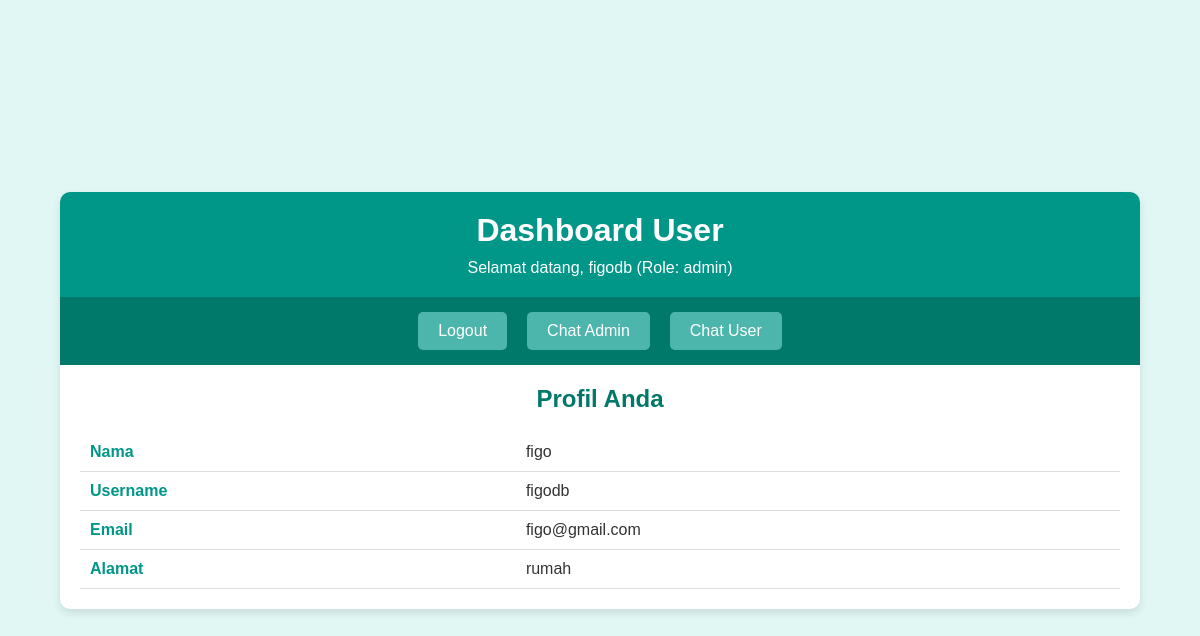
Screenshot of /userdas.php (signed in) with the database file from the repository.
### tables this page shows
CREATE TABLE `data_user` (
  `id` int(11) NOT NULL,
  `nama` varchar(255) NOT NULL,
  `username` varchar(255) NOT NULL,
  `email` varchar(255) NOT NULL,
  `password` varchar(255) NOT NULL,
  `alamat` text DEFAULT NULL,
  `role` enum('admin','user') NOT NULL DEFAULT 'user'
);

### userdas.php (the view, shortened to what this page needs)
<?php
require 'db.php';
$username = $_SESSION['username'];
$sql = "SELECT username, role, nama, alamat, email, id FROM data_user WHERE username = '$username'";
$result = $conn->query($sql);
if ($result->num_rows > 0) {
    $user = $result->fetch_assoc();
    $user_name = $user['username'];
    $user_role = $user['role'];
    $user_nama = $user['nama'];
    $user_alamat = $user['alamat'];
    $user_email = $user['email'];
} else {
    header("Location: login.php");
    exit;
}
$sql_admin = "SELECT id FROM data_user WHERE role = 'admin' LIMIT 1";
$result_admin = $conn->query($sql_admin);
if ($result_admin->num_rows > 0) {
    $admin = $result_admin->fetch_assoc();
    $admin_id = $admin['id'];
} else {
    $admin_id = null;
}
?>
<!DOCTYPE html>
<html lang="en">
<head>
</head>
<body>
<div class="container">
    <div class="header">
        <h1>Dashboard User</h1>
        <p>Selamat datang, <?= $user_name ?> (Role: <?= $user_role ?>)</p>
    </div>
    <div class="menu">
        <a href="exit.php">Logout</a>
        <?php if ($admin_id !== null): ?>
            <a href="chatad.php">Chat Admin</a>
        <?php else: ?>
            <span style="color: #ffffff;">Admin not available</span>
        <?php endif; ?>
        <a href="chatuser.php">Chat User</a>
    </div>
    <div class="profile">
        <h2>Profil Anda</h2>
        <table>
            <tr>
                <th>Nama</th>
                <td><?= $user_nama ?></td>
            </tr>
            <tr>
                <th>Username</th>
                <td><?= $user_name ?></td>
            </tr>
            <tr>
                <th>Email</th>
                <td><?= $user_email ?></td>
            </tr>
            <tr>
                <th>Alamat</th>
                <td><?= $user_alamat ?></td>
            </tr>
        </table>
    </div>
</div>
</body>
</html>

### userdas.php (style rules this page uses)
* { margin: 0; padding: 0; box-sizing: border-box; }
body { font-family: 'Arial', sans-serif; background-color: #e0f7f4; color: #333; display: flex; flex-direction: column; align-items: center; justify-content: center; min-height: 100vh; }
.container { width: 90%; max-width: 1200px; background: #ffffff; border-radius: 10px; box-shadow: 0 4px 8px rgba(0, 0, 0, 0.1); overflow: hidden; }
.header { background-color: #009688; color: #fff; padding: 20px; text-align: center; }
.header h1 { margin-bottom: 10px; }
.menu { background-color: #00796b; display: flex; justify-content: center; padding: 15px 0; }
.menu a { text-decoration: none; color: #fff; background-color: #4db6ac; padding: 10px 20px; margin: 0 10px; border-radius: 5px; transition: background-color 0.3s; }
.profile { padding: 20px; }
.profile h2 { text-align: center; margin-bottom: 20px; color: #00796b; }
.profile table { width: 100%; border-collapse: collapse; margin-top: 20px; }
.profile table th, .profile table td { text-align: left; padding: 10px; border-bottom: 1px solid #ddd; }
.profile table th { color: #009688; }

### rows the page displays
data_user: username "figodb", role "admin", nama "figo", email "figo@gmail.com", alamat "rumah"
